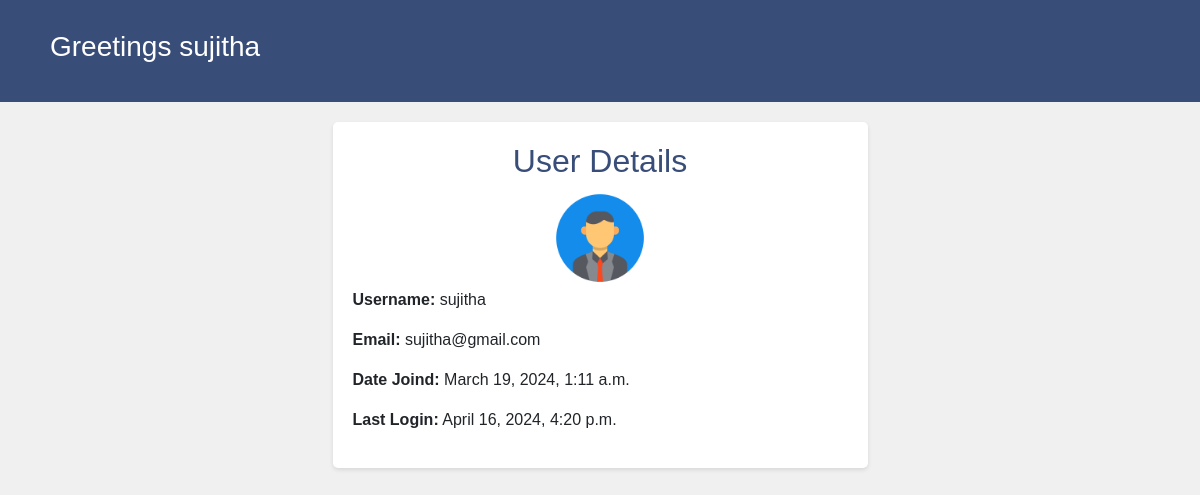
Before: /profile/ (signed in) with the older database file.
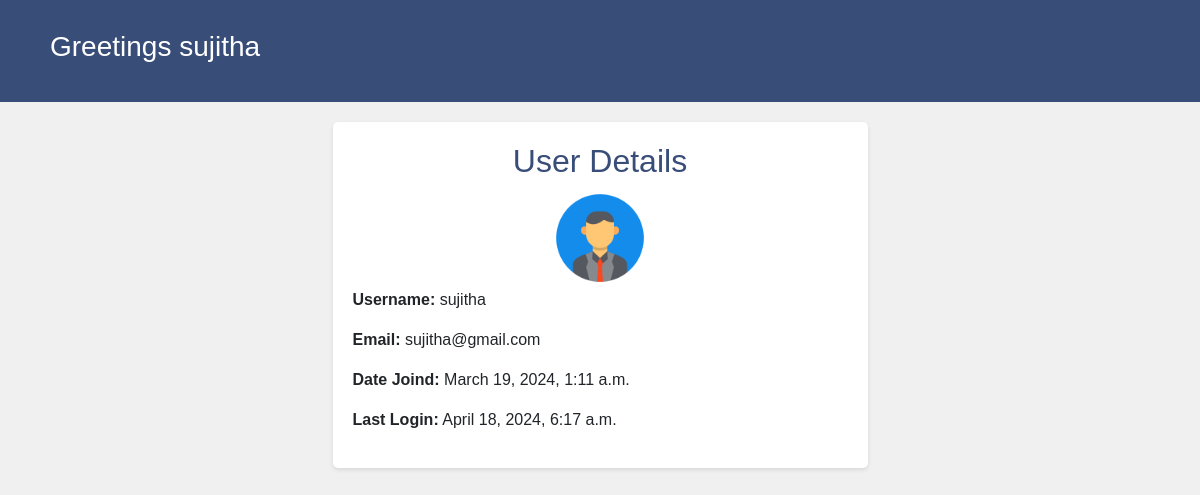
After: the same page with the newer database file.
### MyApp/models.py (models this page shows)
class User(AbstractUser):
    class Role(models.TextChoices):
        ADMIN = "ADMIN", "Admin"
        USER = "USER", "User"
        OFFICER = "OFFICER", "Officer"
    role = models.CharField(
        max_length=50,
        choices=Role.choices,
        default=Role.USER,
    )
    groups = models.ManyToManyField(
        Group,
        verbose_name="Groups",
        blank=True,
        related_name="myapp_user_set",
        related_query_name="user",
    )
    user_permissions = models.ManyToManyField(
        Permission,
        verbose_name="User Permissions",
        blank=True,
        related_name="myapp_user_set",
        related_query_name="user",
    )

### MyApp/views.py (the view)
# urls.py: path('profile/',views.user_profile, name='user_profile'),
@login_required
def user_profile(request):
    user = request.user
    return render(request, 'user_profile.html', {'user': user})

### templates/user_profile.html (shortened to what this page needs)
{% load static %}
<!DOCTYPE html>
<html lang="en">
<head>
    <link href="https://stackpath.bootstrapcdn.com/bootstrap/4.5.2/css/bootstrap.min.css" rel="stylesheet">
</head>
<body>
    <header>
        <div class="container">
            <h3>Greetings {{user.username}}</h3>
        </div>
    </header>
    <div class="container">
        <div class="row">
            <div class="col-md-6 offset-md-3">
                <div class="profile-info">
                    <h2><center>User Details</center></h2>
                    <center><img src="{% static 'assets/img/profilepicture.png' %}" alt="Profile Picture" style="width: 100px; height: 100px;"></center>
                    <p><strong>Username:</strong> {{ user.username }}</p>
                    <p><strong>Email:</strong> {{ user.email }}</p>
                    <p><strong>Date Joind:</strong> {{ user.date_joined }}</p>
                    <p><strong>Last Login:</strong> {{ user.last_login }}</p>
                </div>
            </div>
        </div>
    </div>
</body>
</html>

Changed rows visible on the page:
changed User "sujitha": last_login "April 16, 2024, 4:20 p.m." → "April 18, 2024, 6:17 a.m."
